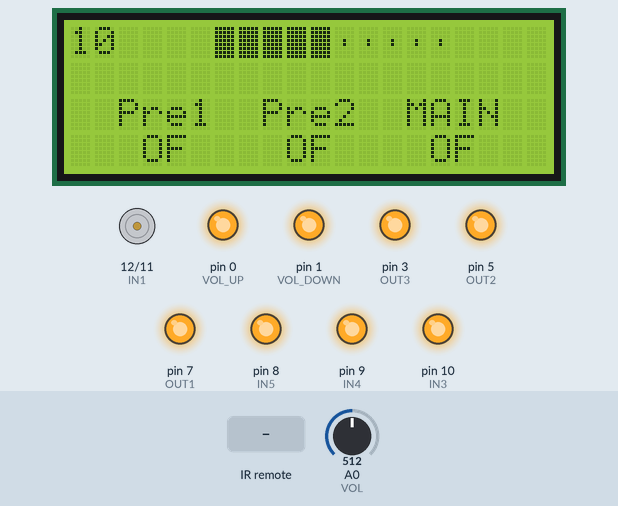
This sketch was run on a simulated Arduino Uno, built with avr-gcc and run on an emulated ATmega328P. Parts: 20×4 character LCD, motor-driver pin pairs drawn as motors (green arrow = first pin HIGH = forward, orange = second pin HIGH = backward, longer = more drive), output pins drawn as LEDs (lit = HIGH). Inputs (shaded band) come from the test bench; at power-on: A0 (VOL) = 512. EEPROM starts erased.

Above: at 1.3 s.
1.4 s: infrared code 0x20F08877 received
At 2.8 s:
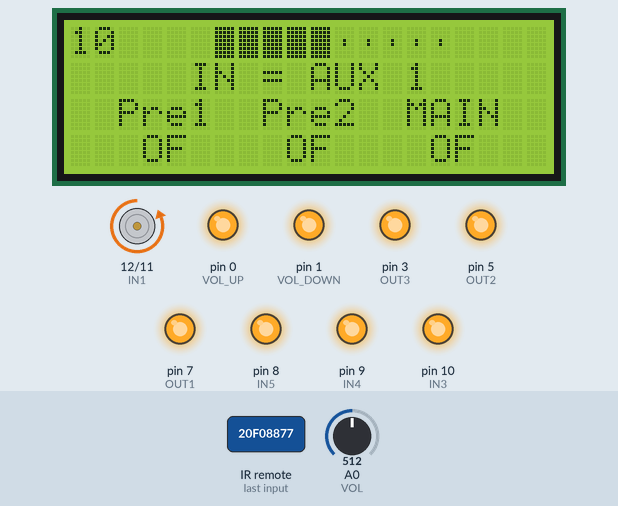
3.1 s: infrared code 0x20F0E817 received
At 4.3 s:
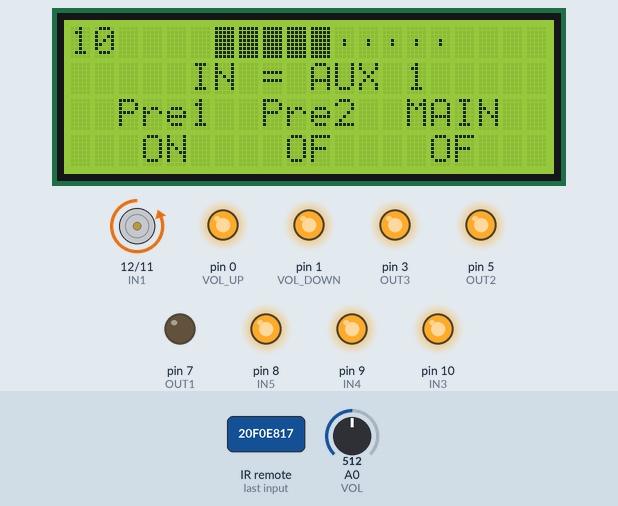
4.6 s: infrared code 0x20F018E7 received
At 5.2 s:
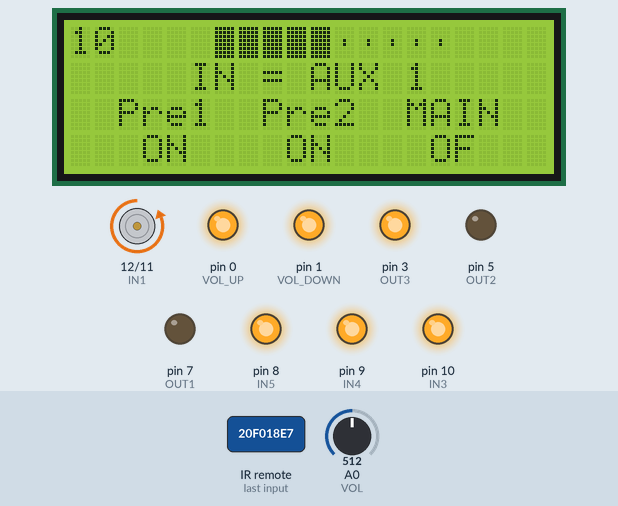
6.1 s: A0 (VOL) set to 716
At 7.3 s:
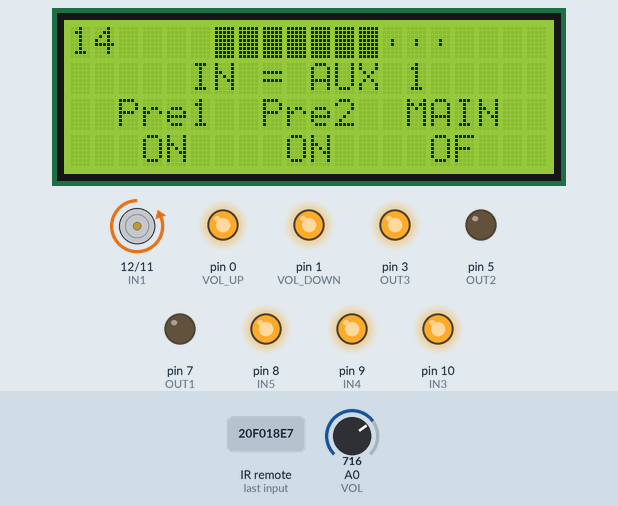
7.6 s: infrared code 0x20F09867 received
At 8.0 s:
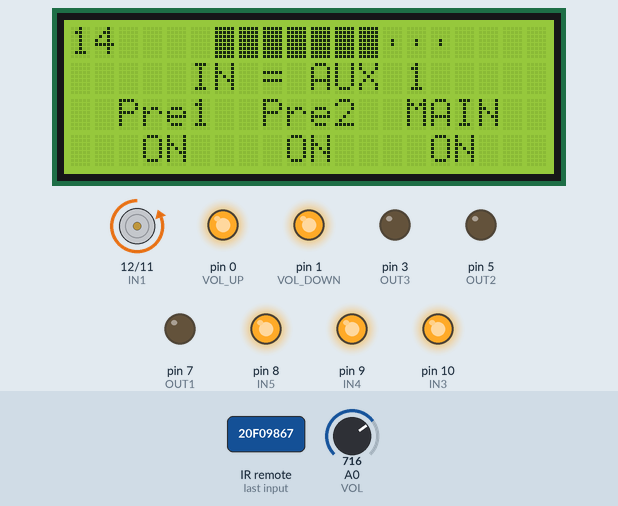
9.1 s: A0 (VOL) set to 900
At 9.7 s:
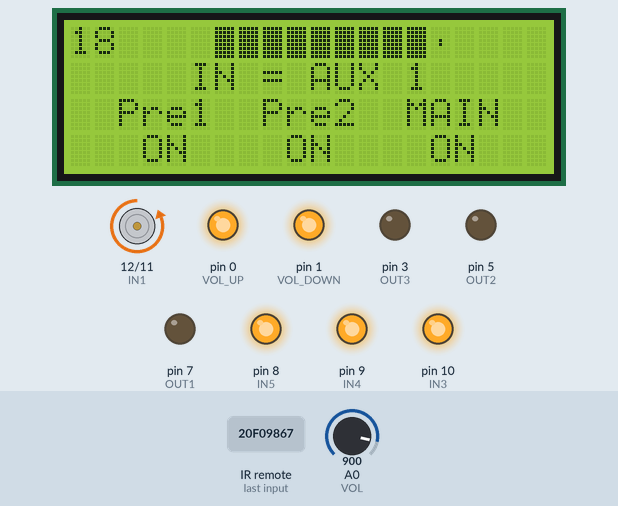
Timing chart, 0 to 11.6 s (numbered marks = the images above; inputs shaded):
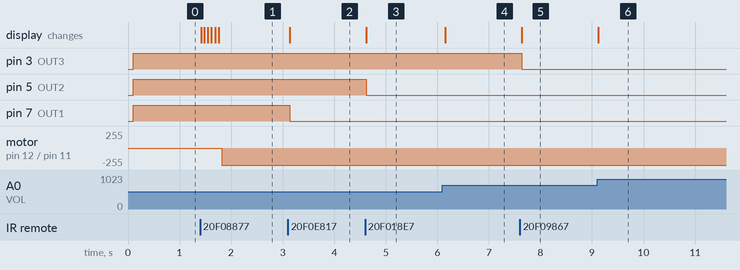

Measured:
- after the input at 1.4 s, motor on pin 12 (IN1) / pin 11 (IN2): stopped → backward 255/255 after 0.42 s; the display: first changes at once (image 1 shows a later state)
- after the input at 3.1 s, pin 7 (OUT1): HIGH → LOW at once; the display: changes at once (image 2)
- after the input at 4.6 s, pin 5 (OUT2): HIGH → LOW at once; the display: changes at once (image 3)
- after the input at 6.1 s, the display: changes after 0.05 s (image 4)
- after the input at 7.6 s, pin 3 (OUT3): HIGH → LOW at once; the display: changes at once (image 5)
- after the input at 9.1 s, the display: changes at once (image 6)

The sketch:

remotecon_step_final.ino
```cpp
#include <LiquidCrystal_I2C.h>
#include <EEPROM.h>
#include <Wire.h>
#include <IRremote.h>

//remote control button name
//button name setting

double ONE = 552634487;
double TWO = 552618167;
double THREE = 552650807;
double FOUR = 552610007;
double FIVE = 552642647;
double SEVEN = 552658967; //OUT1 : pre out1
double EIGHT = 552605927; //OUT2 : pre out2
double NINE = 552638567; //OUT3 : cpu board relay

double ON = 16736925;
double UP = 552616127;
double DOWN = 552648767;
double UP_2 = 552600317;
double DOWN_2 = 552632957;
double PRESS = 4294967295; //if you press any button for a long time, it will receive the data as it.

//pin setting
int VOL_UP = 0;
int VOL_DOWN = 1;
int OUT3 = 3; //cpu board relay
int OUT2 = 5; //pre out2
int RECV_PIN = 6;
int OUT1 = 7; //pre out1
int IN5 = 8;
int IN4 = 9;
int IN3 = 10;
int IN2 = 11;
int IN1 = 12;
int VOL = 14;

//variable setting
double before_state;
int addr_mode = 0;
int addr_seven = 10;
int addr_eight = 20;
int addr_nine = 30;
int val_mode;
int val_volume;
int flag = 0;
int fflag = 0;
int mode_f = 0;
int k[6] = {0,};
unsigned long time_10s;

bool seven_state = true;
bool eight_state = true;
bool nine_state = true;

byte SpecialChar1[8] = {
  B00000,
  B00000,
  B00000,
  B00100,
  B00100,
  B00000,
  B00000,
  B00000
};

byte SpecialChar2[8] = {
  B11111,
  B11111,
  B11111,
  B11111,
  B11111,
  B11111,
  B11111,
  B11111
};

byte SpecialChar3[8] = {
  B01000,
  B01100,
  B01110,
  B01111,
  B01111,
  B01110,
  B01100,
  B01000
};

byte SpecialChar4[8] = {
  B00010,
  B00110,
  B01110,
  B11110,
  B11110,
  B01110,
  B00110,
  B00010
};

byte SpecialChar5[8] = {
  B00100,
  B01110,
  B01110,
  B11111,
  B00000,
  B00000,
  B00000,
  B00000
};
IRrecv irrecv(RECV_PIN);
decode_results results;
LiquidCrystal_I2C lcd(0x27,20,4);

void setup()
{
    //Serial.begin(9600);
    lcd.begin();
    lcd.clear();

    lcd.createChar(0, SpecialChar1);
    lcd.createChar(1, SpecialChar2);
    lcd.createChar(2, SpecialChar3);
    lcd.createChar(3, SpecialChar4);
    lcd.createChar(4, SpecialChar5);

    pinMode(VOL_UP, OUTPUT);
    pinMode(VOL_DOWN, OUTPUT);
    pinMode(OUT3, OUTPUT);
    pinMode(OUT2, OUTPUT);
    pinMode(OUT1, OUTPUT);
    pinMode(IN1, OUTPUT);
    pinMode(IN2, OUTPUT);
    pinMode(IN3, OUTPUT);
    pinMode(IN4, OUTPUT);
    pinMode(IN5, OUTPUT);

    irrecv.enableIRIn(); // Start the receiver

    digitalWrite(OUT1, HIGH);
    digitalWrite(OUT2, HIGH);
    digitalWrite(OUT3, HIGH);
    digitalWrite(IN1, HIGH);
    digitalWrite(IN2, HIGH);
    digitalWrite(IN3, HIGH);
    digitalWrite(IN4, HIGH);
    digitalWrite(IN5, HIGH);
    digitalWrite(VOL_UP, HIGH);
    digitalWrite(VOL_DOWN, HIGH);

    val_mode = EEPROM.read(addr_mode);
    for(int i=1; i<=5; i++) {
      if(i == val_mode) {
        digitalWrite(IN1+1-i, LOW);
      } else {
        digitalWrite(IN1+1-i, HIGH);
      }
    }

    seven_state = EEPROM.read(addr_seven);
    digitalWrite(OUT1, seven_state);
    if (seven_state == LOW) {
      lcd.setCursor(3,3);
      lcd.print("ON");
    } else {
      lcd.setCursor(3,3);
      lcd.print("OF");
    }

    eight_state = EEPROM.read(addr_eight);
    digitalWrite(OUT2, eight_state);
    if (eight_state == LOW) {
      lcd.setCursor(9,3);
      lcd.print("ON");
    } else {
      lcd.setCursor(9,3);
      lcd.print("OF");
    }

    nine_state = EEPROM.read(addr_nine);
    digitalWrite(OUT3, nine_state);
    if (nine_state == LOW) {
      lcd.setCursor(15,3);
      lcd.print("ON");
    } else {
      lcd.setCursor(15,3);
      lcd.print("OF");
    }

    val_volume = analogRead(VOL)/50;
    val_mode_change();

    lcd.setCursor(0,2);
    lcd.print("  Pre1  Pre2  MAIN  ");

    lcd.backlight();
    lcd.display();
}

void loop() {
  //if there is new input
  if (irrecv.decode(&results)) {
    //Serial.println(results.value);
    if(results.value != PRESS) {
      before_state = (double)results.value;
    }

    if (before_state == ONE && results.value != PRESS) {
      val_mode = 1;
      val_mode_change();
      digitalWrite(IN1, LOW);
      digitalWrite(IN2, HIGH);
      digitalWrite(IN3, HIGH);
      digitalWrite(IN4, HIGH);
      digitalWrite(IN5, HIGH);
      mode_f = 1;
      time_10s = millis();
    } else if (before_state == TWO && results.value != PRESS) {
      val_mode = 2;
      val_mode_change();
      digitalWrite(IN1, HIGH);
      digitalWrite(IN2, LOW);
      digitalWrite(IN3, HIGH);
      digitalWrite(IN4, HIGH);
      digitalWrite(IN5, HIGH);
      mode_f = 1;
      time_10s = millis();
    } else if (before_state == THREE && results.value != PRESS) {
      val_mode = 3;
      val_mode_change();
      digitalWrite(IN1, HIGH);
      digitalWrite(IN2, HIGH);
      digitalWrite(IN3, LOW);
      digitalWrite(IN4, HIGH);
      digitalWrite(IN5, HIGH);
      mode_f = 1;
      time_10s = millis();
    } else if (before_state == FOUR && results.value != PRESS) {
      val_mode = 4;
      val_mode_change();
      digitalWrite(IN1, HIGH);
      digitalWrite(IN2, HIGH);
      digitalWrite(IN3, HIGH);
      digitalWrite(IN4, LOW);
      digitalWrite(IN5, HIGH);
      mode_f = 1;
      time_10s = millis();
    } else if (before_state == FIVE && results.value != PRESS) {
      val_mode = 5;
      val_mode_change();
      digitalWrite(IN1, HIGH);
      digitalWrite(IN2, HIGH);
      digitalWrite(IN3, HIGH);
      digitalWrite(IN4, HIGH);
      digitalWrite(IN5, LOW);
      mode_f = 1;
      time_10s = millis();
    }

    if (before_state == SEVEN && results.value != PRESS) {
      seven_state = !seven_state;
      digitalWrite(OUT1, seven_state);
      EEPROM.write(addr_seven, seven_state);
      if (seven_state == LOW) {
        lcd.setCursor(1,3);
        lcd.print("  ON");
      } else {
        lcd.setCursor(1,3);
        lcd.print("  OF");
      }
    } else if (before_state == EIGHT && results.value != PRESS) {
      eight_state = !eight_state;
      digitalWrite(OUT2, eight_state);
      EEPROM.write(addr_eight, eight_state);
      if (eight_state == LOW) {
        lcd.setCursor(9,3);
        lcd.print("ON");
      } else {
        lcd.setCursor(9,3);
        lcd.print("OF");
      }
    } else if (before_state == NINE && results.value != PRESS) {
      nine_state = !nine_state;
      digitalWrite(OUT3, nine_state);
      EEPROM.write(addr_nine, nine_state);
      if (nine_state == LOW) {
        lcd.setCursor(15,3);
        lcd.print("ON");
      } else {
        lcd.setCursor(15,3);
        lcd.print("OF");
      }
    }

    if (before_state == UP) {
      if(analogRead(VOL)<1005) flag = 1;
      else flag = 0;
    }

    if (before_state == DOWN) {
      if(analogRead(VOL)>45) fflag = 1;
      else fflag = 0;
    }

    if (before_state == UP_2) {
      if(analogRead(VOL)<1005) flag = 1;
      else flag = 0;
    }

    if (before_state == DOWN_2) {
      if(analogRead(VOL)>45) fflag = 1;
      else fflag = 0;
    }

    irrecv.resume(); // Receive the next value
  }

  //if there is no new input
  if(flag == 1) {
    digitalWrite(VOL_UP,LOW);
    delay(100);
  } else {
    digitalWrite(VOL_UP,HIGH);
    val_volume = analogRead(VOL)/50;
    val_volume_change();
  }
  flag = 0;

  if(fflag == 1) {
    digitalWrite(VOL_DOWN,LOW);
    delay(100);
  } else {
    digitalWrite(VOL_DOWN,HIGH);
    val_volume = analogRead(VOL)/50;
    val_volume_change();
  }
  fflag = 0;

  if(mode_f) {
    if(diff(millis(), time_10s, 1000)) {
      mode_f = 0;
      EEPROM.write(addr_mode, val_mode);
    }
  }
}

void val_volume_change() {
  lcd.setCursor(0,0);
  if(val_volume < 10) {
    lcd.print(" ");
  }
  lcd.print(val_volume);
  for(int i=6;i<16;i++) {
    lcd.setCursor(i,0);
    if(i-6<val_volume/2) {
      lcd.write(byte(1));
    } else {
      lcd.write(byte(0));
    }
  }
}

void val_mode_change() {
  for(int i=1; i<7; i++) {
    if(i==val_mode) {
      k_flag(val_mode);
      if(k[val_mode-1]==0) {
        Lcd(val_mode);
      } else if(k[val_mode-1]==1) {
        lcd.setCursor(0,1);
        lcd.print("     IN = AUX ");
        lcd.print(val_mode);
      }
    }
  }
}

void Lcd(int b) {
  for(int l=0; l<6; l++) {
    for(int m=0; m<l; m++) {
      lcd.setCursor(m,1);
      lcd.print(" ");
    }
    lcd.setCursor(l,1);
    lcd.print("IN = AUX ");
    lcd.print(b);
    lcd.print("     ");
    k[b-1]=1;
    delay(50);
  }
}

void k_flag(int c) {
  for(int i=1; i<7; i++) {
    if(i!=c) {
      k[i-1]=0;
    }
  }
}

boolean diff(unsigned long current, unsigned long previous, unsigned long d) {
  if(current >= previous) return ((current - previous) >= d);
  else return (((0xFFFFFFFF-previous)+current+1) >= d);
}
```
